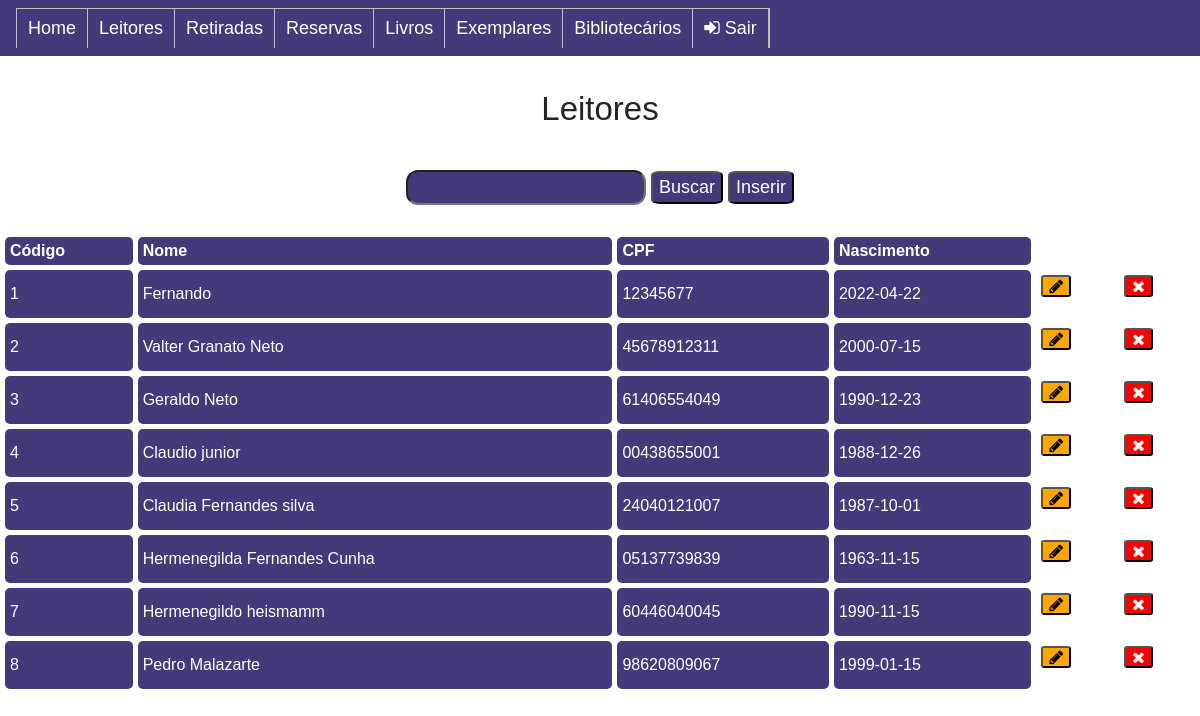
Page /Controller/LeitorController.php on the committed database.
### tables this page shows
CREATE TABLE `Leitor` (
  `Nome` varchar(50) NOT NULL,
  `CPF` varchar(11) NOT NULL,
  `DataNascimento` date NOT NULL,
  `ID` int NOT NULL
);

### Model/LeitorModel.php (called while the page is built, shortened)
<?php
require_once("Connection.php");
class LeitorModel{
    public function listaLeitores(){
        $sql = "select *from Leitor";
        $objConnection = new Connection();
        return $objConnection->retornaSelect($sql);
    }
}
?>

### Model/Connection.php (called while the page is built, shortened)
<?php
class Connection{
    private $serverName = "localhost";
    private $userName = "root";
    private $password = "";
    private $db = "BD_BMnager";
    private $conn = null;
    private function abreConexao(){
        if ($this->conn==null){
            $this->conn = new mysqli($this->serverName , $this->userName ,$this->password ,$this->db);
        }
    }
    public function retornaSelect($sql){
        $resultado = $this->conn->query($sql);
        return $resultado;
    }
}
?>

### View/ListarLeitor.php (the view, shortened to what this page needs)
<head>
	<link rel="stylesheet" href="https://cdn.jsdelivr.net/npm/bootstrap@4.0.0/dist/css/bootstrap.min.css">
	<link rel="stylesheet" type="text/css"  href="../css/estilo.css">
</head>
<body>
<?php include 'menu.php'; ?>
</body>
<legend id="txtListarLeitor">Leitores</legend>
<form action="LeitorController.php" method="POST">
	<center><input type="text" name="txtBusca" class="txtBusca"></input>
	<button type="submit" name="btnBuscaLeitor">Buscar</button>
</form>
<form action="../View/LeitorCRUD.php" method="POST" style="display: inline">
	<button type="submit" name="btnInsereLeitor"> Inserir </button>
</form>
<?php
echo"<table>
		<tr>
			<th>Código</th>
			<th>Nome</th>
			<th>CPF</th>
			<th>Nascimento</th>
		</tr>";
while ($row = $listaLeitores->fetch_assoc()) {
    echo "<tr>";
    echo "<td>" .$row["ID"]. "</td>".
		 "<td>" .$row["Nome"]. "</td>".
		 "<td>" .$row["CPF"]. "</td>".
		 "<td>" .$row["DataNascimento"]. "</td>".
		"<td style='background-color: white'>
			<form action='../Controller/LeitorController.php' method='POST'>
				<input type='text' name='funcao' id='funcao' value='crudAlteraLeitor' hidden>
				<input type='text' name='txtCodigo' id='txtCodigo' value='".$row["ID"]."' hidden>
				<button type='submit' class='botaoEditar'>
					<i class='fa fa-pencil'></i>
				</button>
			</form>
		</td>
		<td style='background-color: white'>
			<form action='../Controller/LeitorController.php' method='POST'>
				<input type='text' name='funcao' id='funcao' value='crudExcluiLeitor' hidden>
				<input type='text' name='txtCodigo' id='txtCodigo' value='".$row["ID"]."' hidden>
				<button type='submit' class='botaoExcluir'>
					<i class='fa fa-remove'></i>
				</button>
			</form>
		</td>";
	echo "</tr>";
}
	echo "</table>";
?>

### Controller/LeitorController.php (shortened to what this page needs)
<?php
require_once("../Model/LeitorModel.php");
class LeitorController{
    public function __construct($metodo){
        switch ($metodo) {
            case 'listaLeitores':
                $this->listaLeitores();
                break;
        }
    }
    public function listaLeitores(){
        $objLeitorModel = new LeitorModel();
        $listaLeitores = $objLeitorModel->listaLeitores();
        require("../View/ListarLeitor.php");
    }
}
if (isset($_POST['funcao'])){
    $metodo = $_POST['funcao'];
} else {
    $metodo = "listaLeitores";
}
$objController = new LeitorController($metodo);
?>

### View/menu.php
<nav class="navbar navbar-light" style="background-color: #433B79;">
<link rel="stylesheet" href="https://cdnjs.cloudflare.com/ajax/libs/font-awesome/4.7.0/css/font-awesome.min.css">
<ul class="nav nav-tabs">
  <li class="nav-item">
    <a class="nav-link" href="../View/Home.php">Home</a>
  </li>
  <li class="nav-item">
    <a class="nav-link" href="../Controller/LeitorController.php">Leitores</a>
  </li>
  <li class="nav-item">
    <a class="nav-link" href="#">Retiradas</a>
  </li>
  <li class="nav-item">
    <a class="nav-link" href="../Controller/ReservaController.php">Reservas</a>
  </li>
  <li class="nav-item">
    <a class="nav-link" href="#">Livros</a>
  </li>
  <li class="nav-item">
    <a class="nav-link" href="#">Exemplares</a>
  </li>
  <li class="nav-item">
    <a class="nav-link" href="#">Bibliotecários</a>
  </li>
  <li class="nav-item">
    <a class="nav-link" "fa fa-home" href="#"> <i class="fa fa-sign-in"></i> Sair</a>
  </li>
</ul>
</nav>

### css/estilo.css (style rules this page uses)
#txtListarLeitor { text-align: center; margin-left: auto; margin-right: auto; font-size: 33px; padding-bottom:28px; padding-top:28px; }
table { font-family: arial, sans-serif; width: 100%; border-collapse: separate; border-spacing: 5; }
th, td { background:#433B79; text-align: left; padding: 8px; color:#fff; border-radius: 5px; -moz-border-radius: 5px; padding: 5px; }
button { border-radius: 12%; background:#433B79; color:#ffffff; }
.botaoEditar { background-color: orange; color:black; }
.botaoExcluir { background-color: red; }
.txtBusca { background:#433B79; border-radius: 12px; color: fff; width: 20%; padding: 2px; }
body { font-family: arial, helvetica, sans-serif; font-size: 18px; }
.nav-tabs { list-style:none; border:1px solid #c0c0c0; float:left; }
.nav-tabs li { background:#433B79; position:relative; float:left; border-right:1px solid #c0c0c0; }
.nav-tabs li a { color:#fff; text-decoration:none; padding:5px 10px; display:block; }

### rows in the picture
leitor: ID "1", Nome "Fernando", CPF "12345677", DataNascimento "2022-04-22"
leitor: ID "2", Nome "Valter Granato Neto", CPF "45678912311", DataNascimento "2000-07-15"
leitor: ID "3", Nome "Geraldo Neto", CPF "61406554049", DataNascimento "1990-12-23"
leitor: ID "4", Nome "Claudio junior", CPF "00438655001", DataNascimento "1988-12-26"
leitor: ID "5", Nome "Claudia Fernandes silva", CPF "24040121007", DataNascimento "1987-10-01"
leitor: ID "6", Nome "Hermenegilda Fernandes Cunha", CPF "05137739839", DataNascimento "1963-11-15"
leitor: ID "7", Nome "Hermenegildo heismamm", CPF "60446040045", DataNascimento "1990-11-15"
leitor: ID "8", Nome "Pedro Malazarte", CPF "98620809067", DataNascimento "1999-01-15"
